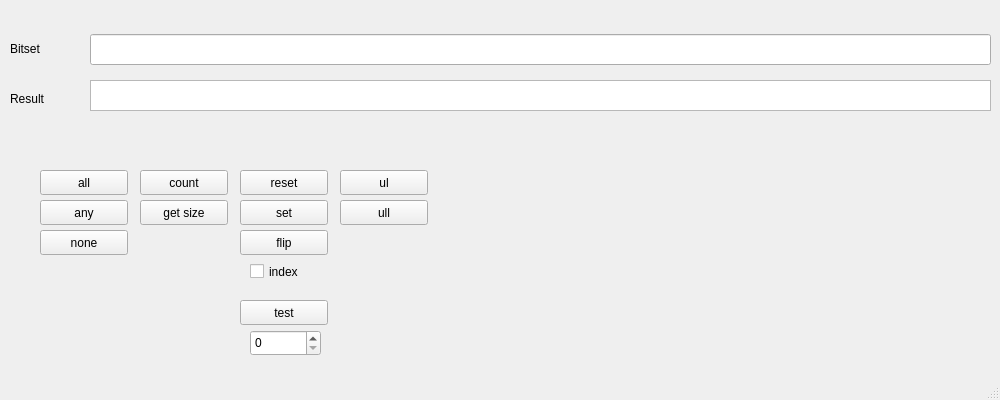
<?xml version="1.0" encoding="UTF-8"?>
<ui version="4.0">
 <class>MainWindow</class>
 <widget class="QMainWindow" name="MainWindow">
  <property name="geometry">
   <rect>
    <x>0</x>
    <y>0</y>
    <width>1000</width>
    <height>400</height>
   </rect>
  </property>
  <property name="minimumSize">
   <size>
    <width>1000</width>
    <height>400</height>
   </size>
  </property>
  <property name="maximumSize">
   <size>
    <width>1000</width>
    <height>400</height>
   </size>
  </property>
  <property name="windowTitle">
   <string>Task 3</string>
  </property>
  <widget class="QWidget" name="centralwidget">
   <widget class="QPushButton" name="pushButton_all">
    <property name="geometry">
     <rect>
      <x>40</x>
      <y>170</y>
      <width>88</width>
      <height>25</height>
     </rect>
    </property>
    <property name="text">
     <string>all</string>
    </property>
   </widget>
   <widget class="QPushButton" name="pushButton_any">
    <property name="geometry">
     <rect>
      <x>40</x>
      <y>200</y>
      <width>88</width>
      <height>25</height>
     </rect>
    </property>
    <property name="text">
     <string>any</string>
    </property>
   </widget>
   <widget class="QPushButton" name="pushButton_count">
    <property name="geometry">
     <rect>
      <x>140</x>
      <y>170</y>
      <width>88</width>
      <height>25</height>
     </rect>
    </property>
    <property name="text">
     <string>count</string>
    </property>
   </widget>
   <widget class="QPushButton" name="pushButton_none">
    <property name="geometry">
     <rect>
      <x>40</x>
      <y>230</y>
      <width>88</width>
      <height>25</height>
     </rect>
    </property>
    <property name="text">
     <string>none</string>
    </property>
   </widget>
   <widget class="QPushButton" name="pushButton_reset">
    <property name="geometry">
     <rect>
      <x>240</x>
      <y>170</y>
      <width>88</width>
      <height>25</height>
     </rect>
    </property>
    <property name="text">
     <string>reset</string>
    </property>
   </widget>
   <widget class="QPushButton" name="pushButton_set">
    <property name="geometry">
     <rect>
      <x>240</x>
      <y>200</y>
      <width>88</width>
      <height>25</height>
     </rect>
    </property>
    <property name="text">
     <string>set</string>
    </property>
   </widget>
   <widget class="QPushButton" name="pushButton_getsize">
    <property name="geometry">
     <rect>
      <x>140</x>
      <y>200</y>
      <width>88</width>
      <height>25</height>
     </rect>
    </property>
    <property name="text">
     <string>get size</string>
    </property>
   </widget>
   <widget class="QPushButton" name="pushButton_flip">
    <property name="geometry">
     <rect>
      <x>240</x>
      <y>230</y>
      <width>88</width>
      <height>25</height>
     </rect>
    </property>
    <property name="text">
     <string>flip</string>
    </property>
   </widget>
   <widget class="QPushButton" name="pushButton_ull">
    <property name="geometry">
     <rect>
      <x>340</x>
      <y>200</y>
      <width>88</width>
      <height>25</height>
     </rect>
    </property>
    <property name="text">
     <string>ull</string>
    </property>
   </widget>
   <widget class="QPushButton" name="pushButton_ul">
    <property name="geometry">
     <rect>
      <x>340</x>
      <y>170</y>
      <width>88</width>
      <height>25</height>
     </rect>
    </property>
    <property name="text">
     <string>ul</string>
    </property>
   </widget>
   <widget class="QPushButton" name="pushButton_test">
    <property name="geometry">
     <rect>
      <x>240</x>
      <y>300</y>
      <width>88</width>
      <height>25</height>
     </rect>
    </property>
    <property name="text">
     <string>test</string>
    </property>
   </widget>
   <widget class="QLineEdit" name="lineEdit">
    <property name="geometry">
     <rect>
      <x>90</x>
      <y>34</y>
      <width>901</width>
      <height>31</height>
     </rect>
    </property>
    <property name="font">
     <font>
      <pointsize>6</pointsize>
     </font>
    </property>
   </widget>
   <widget class="QTextBrowser" name="textBrowser">
    <property name="geometry">
     <rect>
      <x>90</x>
      <y>80</y>
      <width>901</width>
      <height>31</height>
     </rect>
    </property>
   </widget>
   <widget class="QSpinBox" name="spinBox">
    <property name="geometry">
     <rect>
      <x>250</x>
      <y>330</y>
      <width>71</width>
      <height>26</height>
     </rect>
    </property>
    <property name="maximum">
     <number>200</number>
    </property>
   </widget>
   <widget class="QCheckBox" name="checkBox">
    <property name="geometry">
     <rect>
      <x>250</x>
      <y>260</y>
      <width>71</width>
      <height>23</height>
     </rect>
    </property>
    <property name="text">
     <string>index</string>
    </property>
   </widget>
   <widget class="QLabel" name="label">
    <property name="geometry">
     <rect>
      <x>10</x>
      <y>40</y>
      <width>66</width>
      <height>17</height>
     </rect>
    </property>
    <property name="text">
     <string>Bitset</string>
    </property>
   </widget>
   <widget class="QLabel" name="label_2">
    <property name="geometry">
     <rect>
      <x>10</x>
      <y>90</y>
      <width>66</width>
      <height>17</height>
     </rect>
    </property>
    <property name="text">
     <string>Result</string>
    </property>
   </widget>
  </widget>
  <widget class="QMenuBar" name="menubar">
   <property name="geometry">
    <rect>
     <x>0</x>
     <y>0</y>
     <width>1000</width>
     <height>22</height>
    </rect>
   </property>
  </widget>
  <widget class="QStatusBar" name="statusbar"/>
 </widget>
 <resources/>
 <connections/>
</ui>
